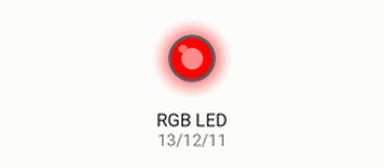
The sketch below on a simulated Arduino Uno, built with avr-gcc and run on an emulated ATmega328P. Shown: an RGB LED mixed from three pins (HIGH = lit).

Above: at 0.5 s.
At 2.5 s:
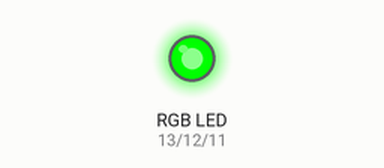
At 4.5 s:
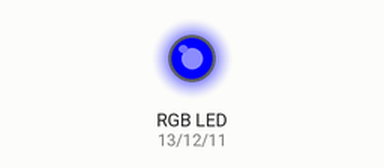
At 8.5 s:
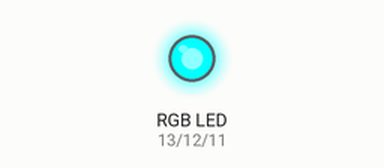
At 12.5 s:
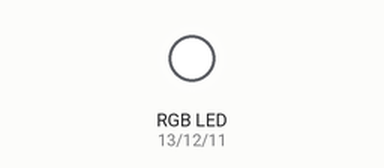
At 17.5 s:
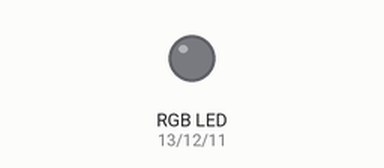
Timing chart, 0 to 18.2 s (numbered marks = the images above):
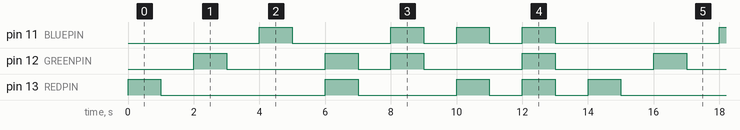

Measured:
- by itself, pin 11 (BLUEPIN): repeats every 14.0 s: LOW 3.0 s, 2 × (HIGH 1.0 s, LOW 1.0 s), HIGH 1.0 s, LOW 5.0 s, HIGH 1.0 s
- by itself, pin 12 (GREENPIN): repeats every 14.0 s: LOW 3.0 s, HIGH 1.0 s, LOW 1.0 s, 2 × (HIGH 1.0 s, LOW 3.0 s), HIGH 1.0 s
- by itself, pin 13 (REDPIN): repeats every 14.0 s: LOW 5.0 s, HIGH 1.0 s, LOW 3.0 s, 2 × (HIGH 1.0 s, LOW 1.0 s), HIGH 1.0 s

The sketch:

rgbCycle.ino
```cpp
// (licence header left out)
// Global variables
const int REDPIN = 13, GREENPIN = 12, BLUEPIN = 11;


void setup() {
  // Sets up the pins
  pinMode(REDPIN, OUTPUT);
  pinMode(BLUEPIN, OUTPUT);
  pinMode(GREENPIN, OUTPUT);
}


void loop() {
  // Loops infinitely after setup
  const int DELAYTIME = 1000, BLINKTIME = 1000;

  // Red
  digitalWrite(REDPIN, HIGH);
  delay(BLINKTIME);
  digitalWrite(REDPIN, LOW);
  delay(DELAYTIME);

  // Green
  digitalWrite(GREENPIN, HIGH);
  delay(BLINKTIME);
  digitalWrite(GREENPIN, LOW);
  delay(DELAYTIME);

  // Blue
  digitalWrite(BLUEPIN, HIGH);
  delay(BLINKTIME);
  digitalWrite(BLUEPIN, LOW);
  delay(DELAYTIME);

  // Red-Green
  digitalWrite(REDPIN, HIGH);
  digitalWrite(GREENPIN, HIGH);
  delay(BLINKTIME);
  digitalWrite(REDPIN, LOW);
  digitalWrite(GREENPIN, LOW);
  delay(DELAYTIME);

  // Green-Blue
  digitalWrite(GREENPIN, HIGH);
  digitalWrite(BLUEPIN, HIGH);
  delay(BLINKTIME);
  digitalWrite(GREENPIN, LOW);
  digitalWrite(BLUEPIN, LOW);
  delay(DELAYTIME);

  // Blue-Red
  digitalWrite(BLUEPIN, HIGH);
  digitalWrite(REDPIN, HIGH);
  delay(BLINKTIME);
  digitalWrite(BLUEPIN, LOW);
  digitalWrite(REDPIN, LOW);
  delay(DELAYTIME);

  // Red-Blue-Green
  digitalWrite(REDPIN, HIGH);
  digitalWrite(GREENPIN, HIGH);
  digitalWrite(BLUEPIN, HIGH);
  delay(BLINKTIME);
  digitalWrite(REDPIN, LOW);
  digitalWrite(GREENPIN, LOW);
  digitalWrite(BLUEPIN, LOW);
  delay(DELAYTIME);
}
```
